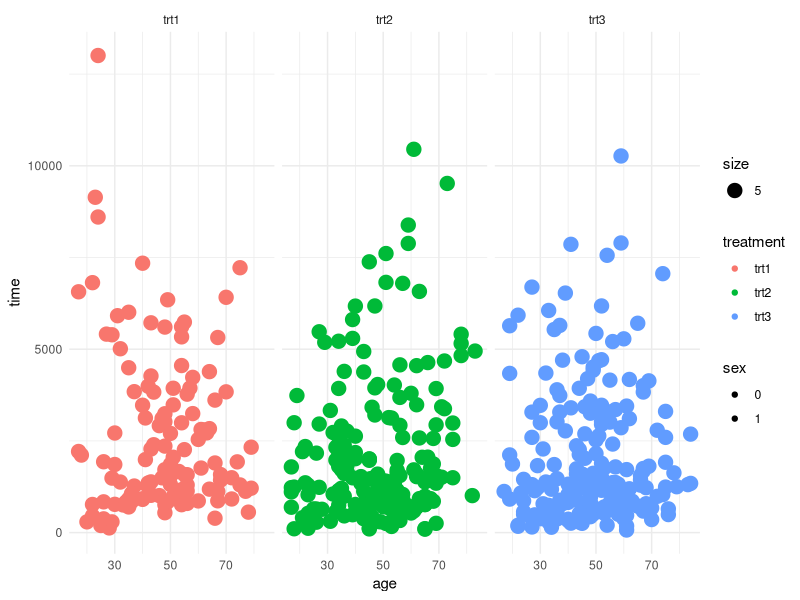
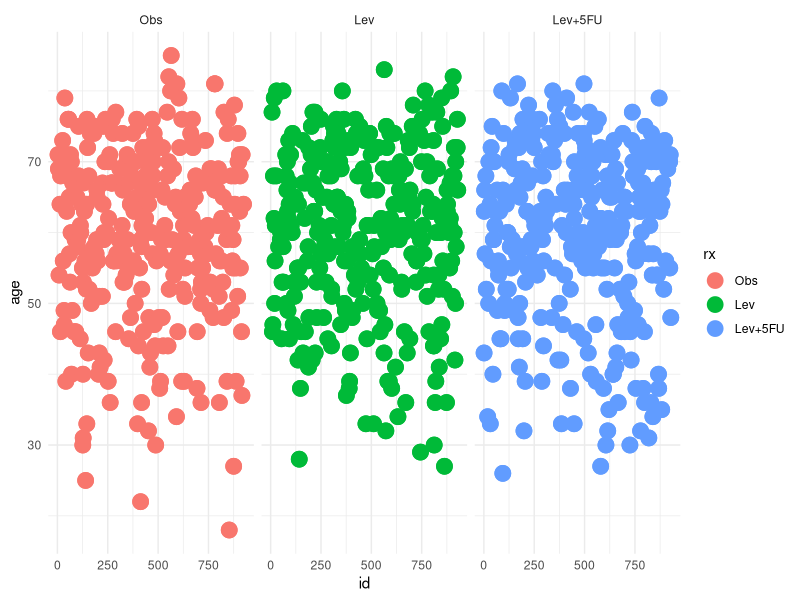

Write the R code that produced these figures, in order.
## ---- chunk 1
library(ggplot2)
ggplot(multcomp::cml) +
  aes(
    x = age,
    y = time,
    fill = sex,
    colour = treatment,
    size=5,
  ) +
  geom_point() +
  scale_fill_hue(direction = 1) +
  scale_color_hue(direction = 1) +
  theme_minimal() +
  facet_wrap(vars(treatment))

## ---- chunk 2
library(ggplot2)
ggplot(survival::colon) +
  aes(x = id, y = age, colour = rx) +
  geom_point(size=5) +
  scale_color_hue(direction = 1) +
  theme_minimal() +
  facet_wrap(vars(rx))
